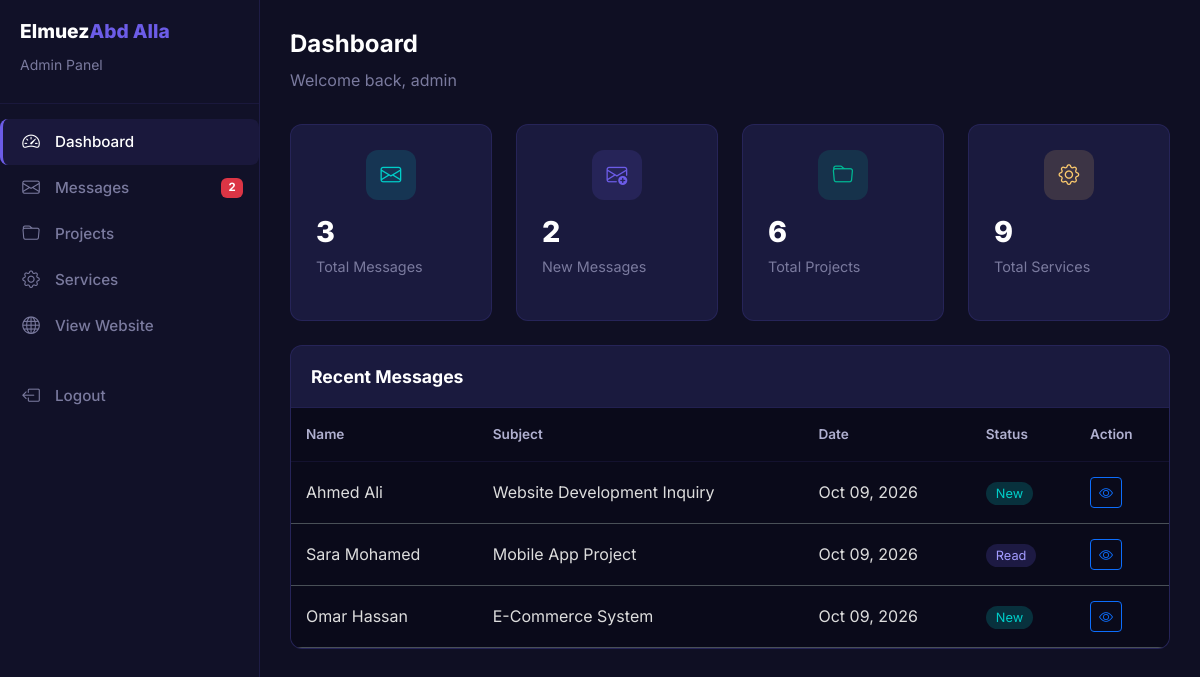
Page /admin/dashboard.php (signed in) on the committed database.
### tables this page shows
CREATE TABLE IF NOT EXISTS `contact_messages` (
    `id` INT AUTO_INCREMENT PRIMARY KEY,
    `name` VARCHAR(100) NOT NULL,
    `email` VARCHAR(150) NOT NULL,
    `phone` VARCHAR(30) DEFAULT NULL,
    `subject` VARCHAR(200) NOT NULL,
    `service` VARCHAR(100) DEFAULT NULL,
    `message` TEXT NOT NULL,
    `ip_address` VARCHAR(45) DEFAULT NULL,
    `status` ENUM('new','read','replied') DEFAULT 'new',
    `created_at` TIMESTAMP DEFAULT CURRENT_TIMESTAMP
);

### includes/functions.php (called while the page is built, shortened)
<?php
function sanitize($input) {
    return htmlspecialchars(trim($input), ENT_QUOTES, 'UTF-8');
}

### admin/dashboard.php (the view, shortened to what this page needs)
<?php
require_once __DIR__ . '/../includes/functions.php';
$stats = [];
try {
    $stmt = $pdo->query("SELECT COUNT(*) FROM contact_messages");
    $stats['total_messages'] = $stmt->fetchColumn();
    $stmt = $pdo->query("SELECT COUNT(*) FROM contact_messages WHERE status = 'new'");
    $stats['new_messages'] = $stmt->fetchColumn();
    $stmt = $pdo->query("SELECT COUNT(*) FROM projects");
    $stats['total_projects'] = $stmt->fetchColumn();
    $stmt = $pdo->query("SELECT COUNT(*) FROM services");
    $stats['total_services'] = $stmt->fetchColumn();
    $stmt = $pdo->query("SELECT * FROM contact_messages ORDER BY created_at DESC LIMIT 5");
    $recent_messages = $stmt->fetchAll();
} catch (PDOException $e) {
    $stats = ['total_messages' => 0, 'new_messages' => 0, 'total_projects' => 0, 'total_services' => 0];
    $recent_messages = [];
}
?>
<!DOCTYPE html>
<html lang="en" data-bs-theme="dark">
<head>
    <link href="https://cdn.jsdelivr.net/npm/bootstrap@5.3.2/dist/css/bootstrap.min.css" rel="stylesheet">
    <link href="https://cdn.jsdelivr.net/npm/bootstrap-icons@1.11.3/font/bootstrap-icons.min.css" rel="stylesheet">
    <link href="../assets/css/style.css" rel="stylesheet">
</head>
<body>
    <div class="admin-wrapper">
        <div class="admin-sidebar" id="sidebar">
            <div class="sidebar-brand">
                <h4>Elmuez<span>Abd Alla</span></h4>
                <small style="color: #7a7a9e;">Admin Panel</small>
            </div>
            <nav class="nav flex-column">
                <a class="nav-link active" href="dashboard.php"><i class="bi bi-speedometer2"></i> Dashboard</a>
                <a class="nav-link" href="messages.php"><i class="bi bi-envelope"></i> Messages <?php if ($stats['new_messages'] > 0): ?><span class="badge bg-danger ms-auto"><?= $stats['new_messages'] ?></span><?php endif; ?></a>
                <a class="nav-link" href="projects.php"><i class="bi bi-folder"></i> Projects</a>
                <a class="nav-link" href="services-admin.php"><i class="bi bi-gear"></i> Services</a>
                <a class="nav-link" href="../index.php" target="_blank"><i class="bi bi-globe"></i> View Website</a>
                <a class="nav-link mt-4" href="logout.php"><i class="bi bi-box-arrow-left"></i> Logout</a>
            </nav>
        </div>
        <div class="admin-content">
            <div class="admin-header">
                <div>
                    <h2>Dashboard</h2>
                    <p style="color: #7a7a9e; margin: 0;">Welcome back, <?= sanitize($_SESSION['admin_username'] ?? 'Admin') ?></p>
                </div>
            </div>
            <div class="row g-4 mb-4">
                <div class="col-xl-3 col-md-6">
                    <div class="admin-stat-card">
                        <div class="stat-icon" style="background: rgba(0, 206, 201, 0.15); color: #00cec9;">
                            <i class="bi bi-envelope"></i>
                        </div>
                        <h3><?= $stats['total_messages'] ?></h3>
                        <p>Total Messages</p>
                    </div>
                </div>
                <div class="col-xl-3 col-md-6">
                    <div class="admin-stat-card">
                        <div class="stat-icon" style="background: rgba(108, 92, 231, 0.15); color: #6c5ce7;">
                            <i class="bi bi-envelope-plus"></i>
                        </div>
                        <h3><?= $stats['new_messages'] ?></h3>
                        <p>New Messages</p>
                    </div>
                </div>
                <div class="col-xl-3 col-md-6">
                    <div class="admin-stat-card">
                        <div class="stat-icon" style="background: rgba(0, 184, 148, 0.15); color: #00b894;">
                            <i class="bi bi-folder"></i>
                        </div>
                        <h3><?= $stats['total_projects'] ?></h3>
                        <p>Total Projects</p>
                    </div>
                </div>
                <div class="col-xl-3 col-md-6">
                    <div class="admin-stat-card">
                        <div class="stat-icon" style="background: rgba(253, 203, 110, 0.15); color: #fdcb6e;">
                            <i class="bi bi-gear"></i>
                        </div>
                        <h3><?= $stats['total_services'] ?></h3>
                        <p>Total Services</p>
                    </div>
                </div>
            </div>
            <div class="admin-table">
                <div style="padding: 20px; border-bottom: 1px solid rgba(108, 92, 231, 0.1);">
                    <h4 style="color: #fff; font-size: 1.1rem; font-weight: 700; margin: 0;">Recent Messages</h4>
                </div>
                <div class="table-responsive">
                    <table class="table mb-0">
                        <thead>
                            <tr>
                                <th>Name</th>
                                <th>Subject</th>
                                <th>Date</th>
                                <th>Status</th>
                                <th>Action</th>
                            </tr>
                        </thead>
                        <tbody>
                            <?php if (!empty($recent_messages)): ?>
                                <?php foreach ($recent_messages as $msg): ?>
                                    <tr>
                                        <td><?= sanitize($msg['name']) ?></td>
                                        <td><?= sanitize($msg['subject']) ?></td>
                                        <td><?= date('M d, Y', strtotime($msg['created_at'])) ?></td>
                                        <td>
                                            <?php if ($msg['status'] === 'new'): ?>
                                                <span class="badge-new">New</span>
                                            <?php elseif ($msg['status'] === 'read'): ?>
                                                <span class="badge-read">Read</span>
                                            <?php else: ?>
                                                <span class="badge-replied">Replied</span>
                                            <?php endif; ?>
                                        </td>
                                        <td>
                                            <a href="messages.php?view=<?= $msg['id'] ?>" class="btn btn-sm btn-outline-primary">
                                                <i class="bi bi-eye"></i>
                                            </a>
                                        </td>
                                    </tr>
                                <?php endforeach; ?>
                            <?php else: ?>
                                <tr>
                                    <td colspan="5" style="text-align: center; color: #7a7a9e; padding: 30px;">No messages yet.</td>
                                </tr>
                            <?php endif; ?>
                        </tbody>
                    </table>
                </div>
            </div>
        </div>
    </div>
</body>
</html>

### assets/css/style.css (style rules this page uses)
:root { --primary: #6c5ce7; --primary-light: #a29bfe; --primary-dark: #5a4bd1; --accent: #00cec9; --accent-light: #81ecec; --gradient-1: linear-gradient(135deg, #6c5ce7, #00cec9); --gradient-2: linear-gradient(135deg, #0984e3, #6c5ce7); --gradient-3: linear-gradient(135deg, #00cec9, #0984e3); --font-main: 'Inter', sans-serif; --font-mono: 'Fira Code', monospace; --radius: 12px; --radius-lg: 20px; --shadow: 0 4px 20px rgba(0, 0, 0, 0.08); --shadow-lg: 0 8px 40px rgba(0, 0, 0, 0.12); --shadow-glow: 0 0 30px rgba(108, 92, 231, 0.15); --transition: all 0.3s cubic-bezier(0.4, 0, 0.2, 1); --nav-height: 72px; }
[data-bs-theme="dark"] { --bg-primary: #0a0a1a; --bg-secondary: #111128; --bg-card: #1a1a3e; --bg-card-hover: #222255; --text-primary: #ffffff; --text-secondary: #b0b0d0; --text-muted: #7a7a9e; --border-color: rgba(108, 92, 231, 0.15); --nav-bg: rgba(10, 10, 26, 0.92); }
[data-bs-theme="dark"] { --bs-body-bg: #0a0a1a; --bs-body-color: #ffffff; }
*, *::before, *::after { margin: 0; padding: 0; box-sizing: border-box; }
html { scroll-behavior: smooth; scroll-padding-top: var(--nav-height); }
body, [data-bs-theme="dark"] body, [data-bs-theme="light"] body { font-family: var(--font-main); background-color: var(--bg-primary) !important; color: var(--text-primary) !important; line-height: 1.7; overflow-x: hidden; transition: background-color 0.4s ease, color 0.4s ease; }
html, html[data-bs-theme="dark"], html[data-bs-theme="light"] { background-color: var(--bg-primary); color: var(--text-primary); }
a { color: var(--primary); text-decoration: none; transition: var(--transition); }
.nav-link { color: var(--text-secondary) !important; font-weight: 500; padding: 8px 16px !important; border-radius: 8px; transition: var(--transition); font-size: 0.95rem; }
.nav-link:hover, .nav-link.active { color: var(--primary) !important; background: rgba(108, 92, 231, 0.1); }
.stat-icon { width: 50px; height: 50px; border-radius: 50%; background: var(--gradient-1); display: flex; align-items: center; justify-content: center; margin: 0 auto 12px; font-size: 1.3rem; color: #fff; }
.admin-wrapper { min-height: 100vh; background: #0f0f23; }
.admin-sidebar { width: 260px; background: #111128; border-right: 1px solid rgba(108, 92, 231, 0.15); min-height: 100vh; position: fixed; top: 0; left: 0; z-index: 1000; padding: 20px 0; transition: var(--transition); }
.admin-sidebar .sidebar-brand { padding: 0 20px 25px; border-bottom: 1px solid rgba(108, 92, 231, 0.1); margin-bottom: 15px; }
.admin-sidebar .sidebar-brand h4 { color: #fff; font-size: 1.2rem; font-weight: 800; }
.admin-sidebar .sidebar-brand span { color: #6c5ce7; }
.admin-sidebar .nav-link { color: #7a7a9e !important; padding: 12px 20px; display: flex; align-items: center; gap: 12px; font-size: 0.95rem; transition: var(--transition); border-left: 3px solid transparent; }
.admin-sidebar .nav-link:hover, .admin-sidebar .nav-link.active { color: #fff !important; background: rgba(108, 92, 231, 0.1); border-left-color: #6c5ce7; }
.admin-sidebar .nav-link i { font-size: 1.1rem; width: 24px; text-align: center; }
.admin-content { margin-left: 260px; padding: 30px; min-height: 100vh; background: #0f0f23; }
.admin-header { display: flex; justify-content: space-between; align-items: center; margin-bottom: 30px; }
.admin-header h2 { color: #fff; font-size: 1.5rem; font-weight: 700; }
.admin-stat-card { background: #1a1a3e; border: 1px solid rgba(108, 92, 231, 0.15); border-radius: 12px; padding: 25px; transition: var(--transition); }
.admin-stat-card .stat-icon { width: 50px; height: 50px; border-radius: 12px; display: flex; align-items: center; justify-content: center; font-size: 1.3rem; margin-bottom: 15px; }
.admin-stat-card h3 { color: #fff; font-size: 1.8rem; font-weight: 800; margin-bottom: 5px; }
.admin-stat-card p { color: #7a7a9e; font-size: 0.9rem; }
.admin-table { background: #1a1a3e; border: 1px solid rgba(108, 92, 231, 0.15); border-radius: 12px; overflow: hidden; }
.admin-table thead { background: #222255; }
.admin-table th { color: #b0b0d0; font-weight: 600; font-size: 0.85rem; padding: 15px; border: none; }
.admin-table td { color: #ddd; padding: 15px; border-top: 1px solid rgba(108, 92, 231, 0.1); vertical-align: middle; }
.badge-new { background: rgba(0, 206, 201, 0.2); color: #00cec9; padding: 4px 10px; border-radius: 50px; font-size: 0.8rem; }
.badge-read { background: rgba(108, 92, 231, 0.2); color: #a29bfe; padding: 4px 10px; border-radius: 50px; font-size: 0.8rem; }

### rows in the picture
contact_messages: name "Ahmed Ali", subject "Website Development Inquiry", created_at "Oct 09, 2026", status "New"
contact_messages: name "Sara Mohamed", subject "Mobile App Project", created_at "Oct 09, 2026", status "Read"
contact_messages: name "Omar Hassan", subject "E-Commerce System", created_at "Oct 09, 2026", status "New"

### other values in the picture
$stats['new_messages'] "2"
$_SESSION['admin_username'] "admin"
$stats['total_messages'] "3"
$stats['total_projects'] "6"
$stats['total_services'] "9"
